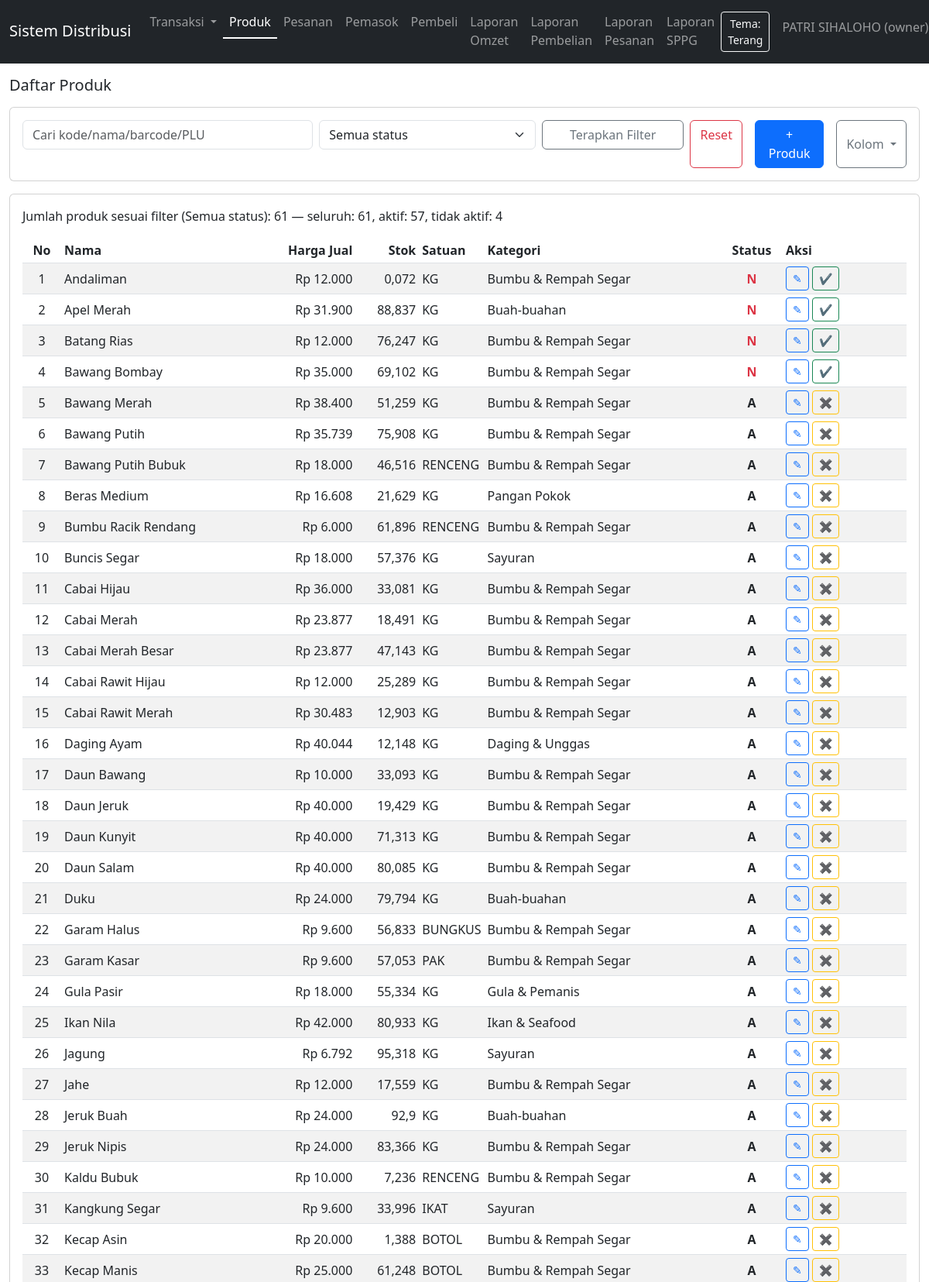
Page /products.php (signed in, upper part) on the committed database.
### tables this page shows
CREATE TABLE `products` (
  `id` int(10) UNSIGNED NOT NULL,
  `code` varchar(50) NOT NULL,
  `name` varchar(150) NOT NULL,
  `unit` varchar(20) NOT NULL,
  `barcode` varchar(100) DEFAULT NULL,
  `category_id` int(10) UNSIGNED DEFAULT NULL,
  `buy_price` decimal(15,2) NOT NULL DEFAULT 0.00,
  `profit_percent` decimal(5,2) NOT NULL DEFAULT 0.00,
  `sell_price` decimal(15,2) NOT NULL DEFAULT 0.00,
  `internet_price` decimal(15,2) DEFAULT NULL,
  `internet_date` date DEFAULT NULL,
  `stock_qty` decimal(15,3) NOT NULL DEFAULT 0.000,
  `min_stock_qty` decimal(15,3) NOT NULL DEFAULT 0.000,
  `is_active` tinyint(1) NOT NULL DEFAULT 1,
  `created_at` datetime NOT NULL DEFAULT current_timestamp(),
  `updated_at` datetime DEFAULT NULL ON UPDATE current_timestamp()
);

CREATE TABLE `product_categories` (
  `id` int(10) UNSIGNED NOT NULL,
  `name` varchar(100) NOT NULL
);

### products.php (called while the page is built, shortened)
<?php
require_once __DIR__ . DIRECTORY_SEPARATOR . 'auth.php';
$products = [];
$status = isset($_GET['status']) ? $_GET['status'] : 'all';
$q = isset($_GET['q']) ? trim($_GET['q']) : '';
$conditions = ['1=1'];
$whereSql = implode(' AND ', $conditions);
$sqlList = "SELECT p.id, p.code, p.name, p.unit, p.barcode, p.category_id, c.name AS category_name, p.buy_price, p.sell_price, p.profit_percent, p.internet_price, p.internet_date, p.stock_qty, p.min_stock_qty, p.is_active, p.created_at, p.updated_at,
(SELECT pc.plu_number FROM product_plu_mapping m JOIN plu_codes pc ON pc.id = m.plu_code_id WHERE m.product_id = p.id AND m.is_primary_plu = 1 LIMIT 1) AS plu_number
FROM products p LEFT JOIN product_categories c ON p.category_id = c.id WHERE $whereSql";
$params = [];
$types = '';
$sqlList .= " ORDER BY name";
if (!empty($params)) {
    $stmtList = $conn->prepare($sqlList);
    if ($stmtList) {
        $stmtList->bind_param($types, ...$params);
        $stmtList->execute();
        $resList = $stmtList->get_result();
        if ($resList) {
            while ($row = $resList->fetch_assoc()) {
                $products[] = $row;
            }
        }
        $stmtList->close();
    }
} else {
    $resList = $conn->query($sqlList);
    if ($resList) {
        while ($row = $resList->fetch_assoc()) {
            $products[] = $row;
        }
    }
}
$product_counts = [
    'total_all' => 0,
    'total_active' => 0,
    'total_inactive' => 0,
];
$sqlCount = "SELECT
    COUNT(*) AS total_all,
    SUM(CASE WHEN is_active = 1 THEN 1 ELSE 0 END) AS total_active,
    SUM(CASE WHEN is_active = 0 THEN 1 ELSE 0 END) AS total_inactive
FROM products";
$resCount = $conn->query($sqlCount);
if ($resCount && $rowCount = $resCount->fetch_assoc()) {
    $product_counts['total_all'] = (int)$rowCount['total_all'];
    $product_counts['total_active'] = (int)$rowCount['total_active'];
    $product_counts['total_inactive'] = (int)$rowCount['total_inactive'];
}
$content_view = 'products_view.php';
include __DIR__ . DIRECTORY_SEPARATOR . 'template.php';

### auth.php (called while the page is built, shortened)
<?php
function is_logged_in()
{
    return isset($_SESSION['user_id']);
}
function current_user()
{
    return [
        'id' => $_SESSION['user_id'],
        'username' => $_SESSION['username'] ?? '',
        'name' => $_SESSION['name'] ?? '',
        'role' => $_SESSION['role'] ?? '',
        'branch_id' => $_SESSION['branch_id'] ?? null
    ];
}

### products_view.php (the view, shortened to what this page needs)
<div class="row">
    <div class="col-12">
        <h1 class="h5 mb-3">Daftar Produk</h1>
        <div class="card mb-3">
            <div class="card-body">
                <form class="row g-2" method="get" action="products.php">
                    <div class="col-md-4">
                        <input type="text" name="q" class="form-control" placeholder="Cari kode/nama/barcode/PLU" value="<?php echo htmlspecialchars($q ?? '', ENT_QUOTES, 'UTF-8'); ?>">
                    </div>
                    <div class="col-md-3">
                        <select name="status" class="form-select">
                            <option value="all" <?php echo ($status ?? 'all') === 'all' ? 'selected' : ''; ?>>Semua status</option>
                        </select>
                    </div>
                    <div class="col-md-2">
                        <button type="submit" class="btn btn-outline-secondary w-100">Terapkan Filter</button>
                    </div>
                    <div class="col-md-3">
                        <div class="d-grid gap-2 d-md-flex">
                            <a href="products.php" class="btn btn-outline-danger">Reset</a>
                            <button type="button" class="btn btn-primary ms-md-2" data-bs-toggle="modal" data-bs-target="#productModal">+ Produk</button>
                            <div class="btn-group ms-md-2 dropdown">
                                <button type="button" id="productColumnDropdownToggle" class="btn btn-outline-secondary dropdown-toggle">
                                    Kolom
                                </button>
                            </div>
                        </div>
                    </div>
                </form>
            </div>
        </div>
        <div class="card">
            <div class="card-body">
                <?php if (empty($products)): ?>
                    <p class="mb-0">Belum ada data produk.</p>
                <?php else: ?>
                <?php
                $filteredCount = count($products);
                $filterLabel = 'Semua status';
                ?>
                <p class="mb-3">
                    Jumlah produk sesuai filter (<?php echo htmlspecialchars($filterLabel, ENT_QUOTES, 'UTF-8'); ?>):
                    <?php echo htmlspecialchars((string)$filteredCount, ENT_QUOTES, 'UTF-8'); ?>
                    <?php if (isset($product_counts)): ?>
                    — seluruh: <?php echo htmlspecialchars((string)($product_counts['total_all'] ?? 0), ENT_QUOTES, 'UTF-8'); ?>,
                    aktif: <?php echo htmlspecialchars((string)($product_counts['total_active'] ?? 0), ENT_QUOTES, 'UTF-8'); ?>,
                    tidak aktif: <?php echo htmlspecialchars((string)($product_counts['total_inactive'] ?? 0), ENT_QUOTES, 'UTF-8'); ?>
                    <?php endif; ?>
                </p>
                <div class="table-responsive">
                    <table class="table table-sm table-striped align-middle">
                        <thead>
                            <tr>
                                <th class="text-center" style="width: 50px;">No</th>
                                <th>Nama</th>
                                <th class="text-end" data-col="sell_price">Harga Jual</th>
                                <th class="text-end" data-col="stock_qty">Stok</th>
                                <th style="width: 80px;" data-col="unit">Satuan</th>
                                <th data-col="category">Kategori</th>
                                <th class="text-center" style="width: 80px;" data-col="status">Status</th>
                                <th style="width: 160px;">Aksi</th>
                            </tr>
                        </thead>
                        <tbody>
                            <?php $no = 1; ?>
                            <?php foreach ($products as $p): ?>
                            <tr>
                                <td class="text-center"><?php echo htmlspecialchars((string)$no, ENT_QUOTES, 'UTF-8'); ?></td>
                                <td><?php echo htmlspecialchars($p['name'], ENT_QUOTES, 'UTF-8'); ?></td>
                                <td class="text-end col-sell_price">
                                    <?php
                                    $sellRaw = $p['sell_price'] ?? null;
                                    if ($sellRaw !== null) {
                                        $sell = (float)$sellRaw;
                                        if (floor($sell) == $sell) {
                                            echo 'Rp ' . number_format($sell, 0, ',', '.');
                                        } else {
                                            $formattedSell = rtrim(rtrim(number_format($sell, 2, ',', '.'), '0'), ',');
                                            echo 'Rp ' . $formattedSell;
                                        }
                                    }
                                    ?>
                                </td>
                                <td class="text-end col-stock_qty">
                                    <?php
                                    $qtyRaw = $p['stock_qty'] ?? null;
                                    if ($qtyRaw !== null) {
                                        $qty = (float)$qtyRaw;
                                        if (floor($qty) == $qty) {
                                            echo number_format($qty, 0, ',', '.');
                                        } else {
                                            $formattedQty = rtrim(rtrim(number_format($qty, 3, ',', '.'), '0'), ',');
                                            echo $formattedQty;
                                        }
                                    }
                                    ?>
                                </td>
                                <td class="col-unit"><?php echo htmlspecialchars($p['unit'], ENT_QUOTES, 'UTF-8'); ?></td>
                                <td class="col-category"><?php echo htmlspecialchars($p['category_name'] ?? '', ENT_QUOTES, 'UTF-8'); ?></td>
                                <td class="text-center col-status">
                                    <?php if ((int)$p['is_active'] === 1): ?>
                                        <span class="fw-bold status-label" data-status="1">A</span>
                                    <?php else: ?>
                                        <span class="fw-bold text-danger status-label" data-status="0">N</span>
                                    <?php endif; ?>
                                </td>
                                <td>
                                    <div class="d-flex gap-1">
                                        <a href="products.php?id=<?php echo (int)$p['id']; ?>" class="btn btn-sm btn-outline-primary" title="Edit">
                                            ✎
                                        </a>
                                        <?php
                                        $isActive = (int)$p['is_active'] === 1;
                                        $btnClass = $isActive ? 'btn-outline-warning' : 'btn-outline-success';
                                        $btnTitle = $isActive ? 'Nonaktifkan' : 'Aktifkan';
                                        $btnText = $isActive ? '✖' : '✔';
                                        ?>
                                        <button
                                            type="button"
                                            class="btn btn-sm product-status-toggle <?php echo $btnClass; ?>"
                                            data-product-id="<?php echo (int)$p['id']; ?>"
                                            data-current-status="<?php echo $isActive ? '1' : '0'; ?>"
                                            title="<?php echo $btnTitle; ?>"
                                        >
                                            <?php echo $btnText; ?>
                                        </button>
                                    </div>
                                </td>
                            </tr>
                            <?php $no++; ?>
                            <?php endforeach; ?>
                        </tbody>
                    </table>
                </div>
                <?php endif; ?>
            </div>
        </div>
    </div>
</div>

### template.php (shortened to what this page needs)
<?php
require_once __DIR__ . DIRECTORY_SEPARATOR . 'auth.php';
$user = current_user();
$current_page = basename($_SERVER['PHP_SELF']);
$is_transaksi_active = in_array($current_page, ['purchases.php', 'sales.php'], true);
?>
<!DOCTYPE html>
<html lang="id">
<head>
    <link href="https://cdn.jsdelivr.net/npm/bootstrap@5.3.0/dist/css/bootstrap.min.css" rel="stylesheet">
    <link href="https://cdn.jsdelivr.net/npm/flatpickr/dist/flatpickr.min.css" rel="stylesheet">
    <link href="https://cdn.jsdelivr.net/npm/flatpickr/dist/themes/material_blue.css" rel="stylesheet">
</head>
<body class="bg-body">
    <nav class="navbar navbar-expand-lg navbar-dark bg-dark">
        <div class="container-fluid">
            <a class="navbar-brand<?php echo $current_page === 'index.php' ? ' active' : ''; ?>" href="index.php">Sistem Distribusi</a>
            <div class="collapse navbar-collapse" id="navbarMain">
                <ul class="navbar-nav me-auto mb-2 mb-lg-0">
                    <li class="nav-item dropdown">
                        <a class="nav-link dropdown-toggle<?php echo $is_transaksi_active ? ' active' : ''; ?>" href="#" id="navbarDropdownTransaksi" role="button" data-bs-toggle="dropdown" aria-expanded="false">
                            Transaksi
                        </a>
                    </li>
                    <li class="nav-item">
                        <a class="nav-link<?php echo $current_page === 'products.php' ? ' active' : ''; ?>" href="products.php">Produk</a>
                    </li>
                    <li class="nav-item">
                        <a class="nav-link<?php echo $current_page === 'pesanan.php' ? ' active' : ''; ?>" href="pesanan.php">Pesanan</a>
                    </li>
                    <li class="nav-item">
                        <a class="nav-link<?php echo $current_page === 'suppliers.php' ? ' active' : ''; ?>" href="suppliers.php">Pemasok</a>
                    </li>
                    <li class="nav-item">
                        <a class="nav-link<?php echo $current_page === 'customers.php' ? ' active' : ''; ?>" href="customers.php">Pembeli</a>
                    </li>
                    <li class="nav-item">
                        <a class="nav-link<?php echo $current_page === 'report_omzet.php' ? ' active' : ''; ?>" href="report_omzet.php">Laporan Omzet</a>
                    </li>
                    <li class="nav-item">
                        <a class="nav-link<?php echo $current_page === 'report_purchases.php' ? ' active' : ''; ?>" href="report_purchases.php">Laporan Pembelian</a>
                    </li>
                    <li class="nav-item">
                        <a class="nav-link<?php echo $current_page === 'report_pesanan.php' ? ' active' : ''; ?>" href="report_pesanan.php">Laporan Pesanan</a>
                    </li>
                    <li class="nav-item">
                        <a class="nav-link<?php echo $current_page === 'report_sppg.php' ? ' active' : ''; ?>" href="report_sppg.php">Laporan SPPG</a>
                    </li>
                </ul>
                <ul class="navbar-nav ms-auto">
                    <?php if ($user): ?>
                        <li class="nav-item">
                            <button type="button" class="btn btn-sm btn-outline-light me-2" data-theme-toggle>Tema</button>
                        </li>
                        <li class="nav-item dropdown">
                            <a class="nav-link dropdown-toggle" href="#" id="navbarDropdownUser" role="button" data-bs-toggle="dropdown" aria-expanded="false">
                                <?php echo $user['name']; ?> (<?php echo $user['role']; ?>)
                            </a>
                        </li>
                    <?php endif; ?>
                </ul>
            </div>
        </div>
    </nav>
    <div class="container-fluid mt-3">
        <?php if (isset($content_view)): ?>
            <?php include __DIR__ . DIRECTORY_SEPARATOR . $content_view; ?>
        <?php endif; ?>
    </div>
</body>
</html>

### template.php (style rules this page uses)
body { background-color: var(--bs-body-bg); color: var(--bs-body-color); transition: background-color 0.25s ease, color 0.25s ease; }
.navbar .nav-link, .navbar .navbar-brand { border-bottom: 2px solid transparent; }
.navbar .nav-link.active, .navbar .navbar-brand.active, .navbar .nav-link.show { border-bottom-color: currentColor; }
.navbar, .card, .btn, .form-control, .form-select, .table, .badge, .alert { transition: background-color 0.25s ease, color 0.25s ease, border-color 0.25s ease, box-shadow 0.25s ease; }
.dropdown { position: relative; }

### rows in the picture
products: name "Andaliman", sell_price "12.000", stock_qty "0,072", unit "KG", category.name "Bumbu & Rempah Segar", shows "N", is_active "✔"
products: name "Apel Merah", sell_price "31.900", stock_qty "88,837", unit "KG", category.name "Buah-buahan", shows "N", is_active "✔"
products: name "Batang Rias", sell_price "12.000", stock_qty "76,247", unit "KG", category.name "Bumbu & Rempah Segar", shows "N", is_active "✔"
products: name "Bawang Bombay", sell_price "35.000", stock_qty "69,102", unit "KG", category.name "Bumbu & Rempah Segar", shows "N", is_active "✔"
products: name "Bawang Merah", sell_price "38.400", stock_qty "51,259", unit "KG", category.name "Bumbu & Rempah Segar", shows "A", is_active "✖"
products: name "Bawang Putih", sell_price "35.739", stock_qty "75,908", unit "KG", category.name "Bumbu & Rempah Segar", shows "A", is_active "✖"
products: name "Bawang Putih Bubuk", sell_price "18.000", stock_qty "46,516", unit "RENCENG", category.name "Bumbu & Rempah Segar", shows "A", is_active "✖"
products: name "Beras Medium", sell_price "16.608", stock_qty "21,629", unit "KG", category.name "Pangan Pokok", shows "A", is_active "✖"
products: name "Bumbu Racik Rendang", sell_price "6.000", stock_qty "61,896", unit "RENCENG", category.name "Bumbu & Rempah Segar", shows "A", is_active "✖"
products: name "Buncis Segar", sell_price "18.000", stock_qty "57,376", unit "KG", category.name "Sayuran", shows "A", is_active "✖"
products: name "Cabai Hijau", sell_price "36.000", stock_qty "33,081", unit "KG", category.name "Bumbu & Rempah Segar", shows "A", is_active "✖"
products: name "Cabai Merah", sell_price "23.877", stock_qty "18,491", unit "KG", category.name "Bumbu & Rempah Segar", shows "A", is_active "✖"
products: name "Cabai Merah Besar", sell_price "23.877", stock_qty "47,143", unit "KG", category.name "Bumbu & Rempah Segar", shows "A", is_active "✖"
products: name "Cabai Rawit Hijau", sell_price "12.000", stock_qty "25,289", unit "KG", category.name "Bumbu & Rempah Segar", shows "A", is_active "✖"
products: name "Cabai Rawit Merah", sell_price "30.483", stock_qty "12,903", unit "KG", category.name "Bumbu & Rempah Segar", shows "A", is_active "✖"
products: name "Daging Ayam", sell_price "40.044", stock_qty "12,148", unit "KG", category.name "Daging & Unggas", is_active "✖"
products: name "Daun Bawang", sell_price "10.000", stock_qty "33,093", unit "KG", category.name "Bumbu & Rempah Segar", shows "A", is_active "✖"
products: name "Daun Jeruk", sell_price "40.000", stock_qty "19,429", unit "KG", category.name "Bumbu & Rempah Segar", shows "A", is_active "✖"
products: name "Daun Kunyit", sell_price "40.000", stock_qty "71,313", unit "KG", category.name "Bumbu & Rempah Segar", shows "A", is_active "✖"
products: name "Daun Salam", sell_price "40.000", stock_qty "80,085", unit "KG", category.name "Bumbu & Rempah Segar", shows "A", is_active "✖"
products: name "Duku", sell_price "24.000", stock_qty "79,794", unit "KG", category.name "Buah-buahan", shows "A", is_active "✖"
products: name "Garam Halus", sell_price "9.600", stock_qty "56,833", unit "BUNGKUS", category.name "Bumbu & Rempah Segar", shows "A", is_active "✖"
products: name "Garam Kasar", sell_price "9.600", stock_qty "57,053", unit "PAK", category.name "Bumbu & Rempah Segar", is_active "✖"
products: name "Gula Pasir", sell_price "18.000", stock_qty "55,334", unit "KG", category.name "Gula & Pemanis", shows "A", is_active "✖"
products: name "Ikan Nila", sell_price "42.000", stock_qty "80,933", unit "KG", category.name "Ikan & Seafood", shows "A", is_active "✖"
products: name "Jagung", sell_price "6.792", stock_qty "95,318", unit "KG", category.name "Sayuran", shows "A", is_active "✖"
products: name "Jahe", sell_price "12.000", stock_qty "17,559", unit "KG", category.name "Bumbu & Rempah Segar", shows "A", is_active "✖"
products: name "Jeruk Buah", sell_price "24.000", stock_qty "92,9", unit "KG", category.name "Buah-buahan", shows "A", is_active "✖"
products: name "Jeruk Nipis", sell_price "24.000", stock_qty "83,366", unit "KG", category.name "Bumbu & Rempah Segar", shows "A", is_active "✖"
products: name "Kaldu Bubuk", sell_price "10.000", stock_qty "7,236", unit "RENCENG", category.name "Bumbu & Rempah Segar", shows "A", is_active "✖"
products: name "Kangkung Segar", sell_price "9.600", stock_qty "33,996", unit "IKAT", category.name "Sayuran", is_active "✖"
products: name "Kecap Asin", sell_price "20.000", stock_qty "1,388", unit "BOTOL", category.name "Bumbu & Rempah Segar", is_active "✖"
products: name "Kecap Manis", sell_price "25.000", stock_qty "61,248", unit "BOTOL", category.name "Bumbu & Rempah Segar", shows "A", is_active "✖"

### other values in the picture
$user['name'] "PATRI SIHALOHO"
$user['role'] "owner"
$filterLabel "Semua status"
$filteredCount "61"
$product_counts['total_all'] "61"
$product_counts['total_active'] "57"
$product_counts['total_inactive'] "4"
